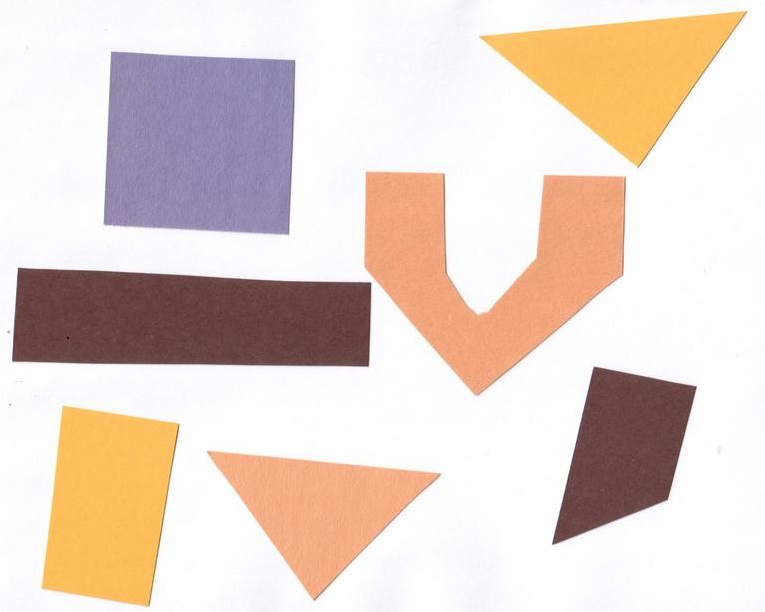
#> input picture shapes.png, 765 x 612 px, given in place of the camera
$ python edge_det.py
#> lines starting #> are read from the running program, lines starting #| are printed output that depends on the picture; after the words box and inside, x2 and y2 are one past the last pixel; in counts of white or black regions, pixels touching at a corner belong together
import numpy as np
import cv2

# Parameters
blur = 21
canny_low = 15
canny_high = 150
min_area = 0.0005
max_area = 0.95
dilate_iter = 10
erode_iter = 10
mask_color = (0.0,0.0,0.0)

# initialize video from the webcam
video = cv2.VideoCapture(0)

while True:
    ret, frame = video.read()
#> frame is the input picture: shape (612, 765, 3); mean B, G, R 203, 212.2, 229.3

    if ret == True:
            # Convert image to grayscale
            image_gray = cv2.cvtColor(frame, cv2.COLOR_BGR2GRAY)
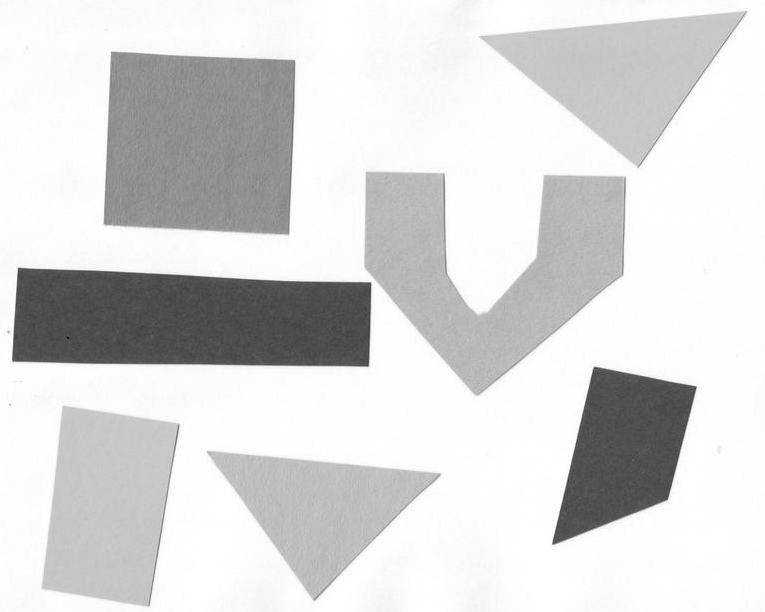
#> image_gray: shape (612, 765); min 13, max 255, mean 216.2
            # Apply Canny Edge Dection
            edges = cv2.Canny(image_gray, canny_low, canny_high)
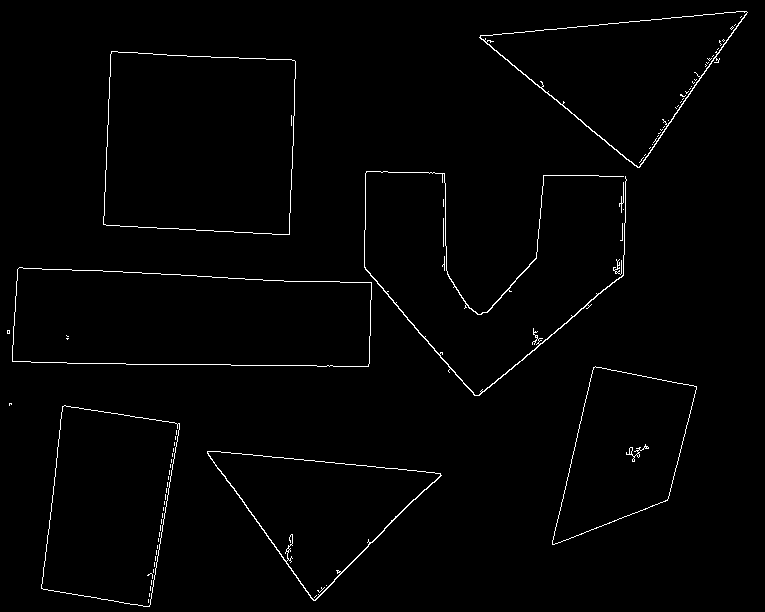
#> edges: shape (612, 765); 1.3% white in thin lines or dots
            edges = cv2.dilate(edges, None)
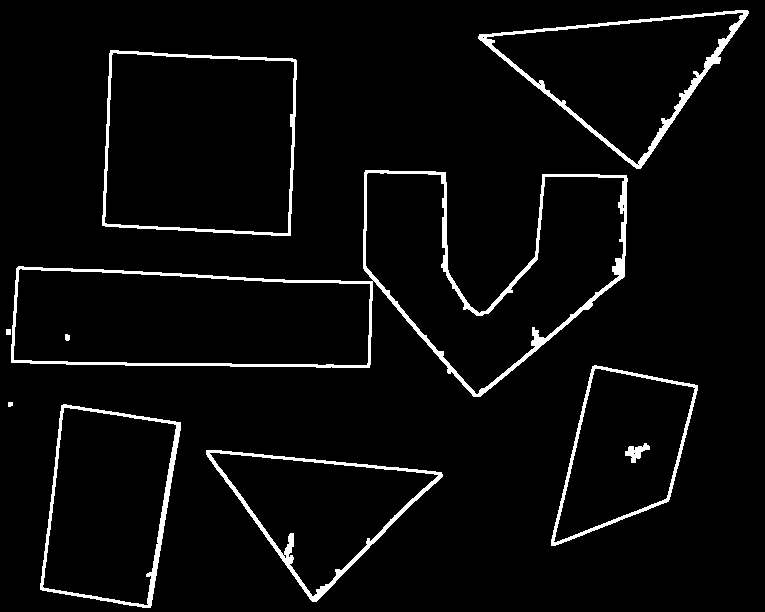
#> edges: shape (612, 765); 4.1% white; 10 white regions, largest, box (x1, y1, x2, y2) and area: (11, 170, 628, 397) 7142, (478, 10, 749, 169) 3037, (206, 450, 443, 602) 2546
            edges = cv2.erode(edges, None)
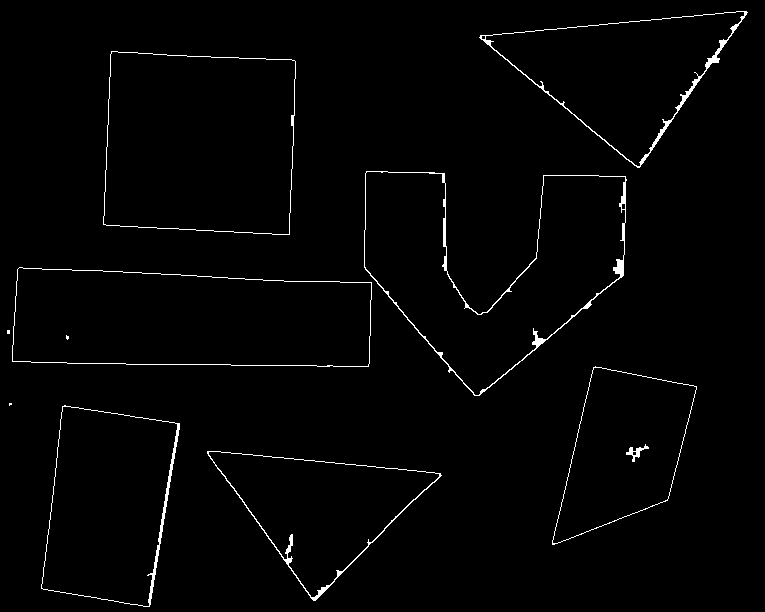
#> edges: shape (612, 765); 1.5% white in thin lines or dots
            # get the contours and their areas
            contour_info = [(c, cv2.contourArea(c),) for c in cv2.findContours(edges, cv2.RETR_LIST, cv2.CHAIN_APPROX_NONE)[1]]
#> contour_info = 21 items
            # Get the area of the image as a comparison
            image_area = frame.shape[0] * frame.shape[1]
#> image_area = 468180

            # calculate max and min areas in terms of pixels
            max_area = max_area * image_area
#> max_area = 444771
            min_area = min_area * image_area
#> min_area = 234.1
            # Set up mask with a matrix of 0's
            mask = np.zeros(edges.shape, dtype = np.uint8)

            # Go through and find relevant contours and apply to mask
            for contour in contour_info:
                # Instead of worrying about all the smaller contours, if the area is smaller than the min, the loop will break
                if contour[1] > min_area and contour[1] < max_area:
                    # Add contour to mask
                    mask = cv2.fillConvexPoly(mask, contour[0], (255))
                # use dilate, erode, and blur to smooth out the mask
                    mask = cv2.dilate(mask, None, iterations=mask_dilate_iter)
                    mask = cv2.erode(mask, None, iterations=mask_erode_iter)
                    mask = cv2.GaussianBlur(mask, (blur, blur), 0)
                    # Ensures data types match up
                    mask_stack = mask_stack.astype('float32') / 255.0
                    frame = frame.astype('float32') / 255.0
                    # Blend the image and the mask
                    masked = (mask_stack * frame) + ((1-mask_stack) * mask_color)
                    masked = (masked * 255).astype('uint8')
                    cv2.imshow("Foreground", masked)
                    # Use the q button to quit the operation
                    if cv2.waitKey(60) & 0xff == ord('q'):
                        break
                else:
                    break
#> this loop made 1 pass
#> mask: shape (612, 765); every value is 0

cv2.destroyAllWindows()
video.release()
